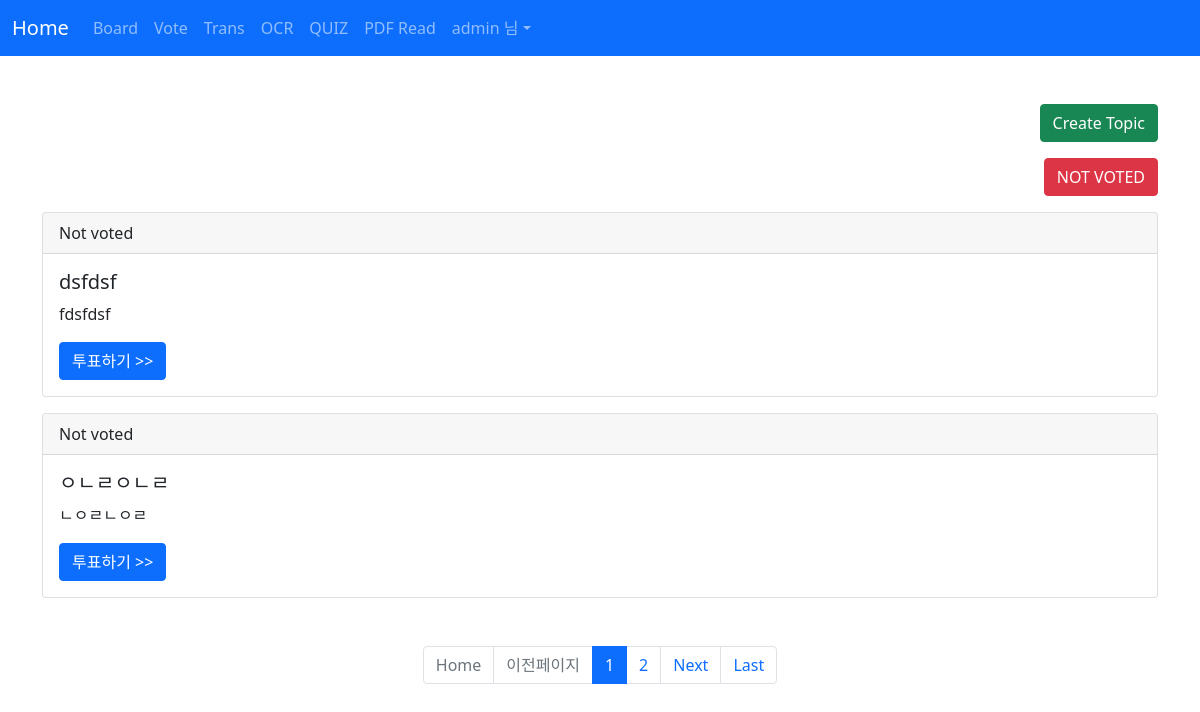
The app's page /vote/ (signed in) with its own data.
### acc/models.py (models this page shows)
class User(AbstractUser):
    userpic = models.ImageField(upload_to="usr/%y", blank=True)
    nickname = models.CharField(max_length=30, blank=True)
    comment = models.TextField(blank=True)
    point = models.IntegerField(default=0)
    pass

### vote/models.py (models this page shows, shortened)
class Topic(models.Model):
    subject = models.CharField(max_length=100)
    writer = models.CharField(max_length=100)
    writer_pic = models.ImageField()
    comment = models.TextField()
    voter = models.ManyToManyField(User, blank=True)
    c_time = models.DateTimeField(null=True)

### vote/views.py (the view)
# urls.py: path('', views.index, name="index"),
def index(request):
    page = request.GET.get("page", 1)
    t = Topic.objects.order_by('-c_time')
    pag = Paginator(t,2)
    obj = pag.get_page(page)
    context = {
        "con" : obj
    }
    return render(request,'vote/index.html', context)

### template/vote/index.html (shortened to what this page needs)
{% extends 'base.html' %}
{% block content %}
{% load mathfilters %}
<div class="container mt-5 mt-3">
    <div class="text-end">
        <a href="{% url 'vote:create' %}"><button class="btn btn-success">Create Topic</button></a>
    </div>
    <div class="text-end mt-3">
        <a href="{% url 'vote:create' %}"><button class="btn btn-danger">NOT VOTED</button></a>
    </div>
    {% for i in con %}
        <div class="card mt-3">
            {% if user in i.voter.all %}
                <div class="card-header" style="background-color: rgb(103, 241, 195, 0.7);">
                    √ Voted
                </div>
            {% else %}
                <div class="card-header">
                    Not voted
                </div>
            {% endif %}
            <div class="card-body">
                <h5 class="card-title">{{ i.subject }}</h5>
                <p class="card-text">{{ i.comment }}</p>
                <a href="{% url 'vote:detail' i.id %}" class="btn btn-primary">투표하기 >></a>
            </div>
        </div>
    {% endfor %}
    <nav aria-label="Page navigation example">
        <ul class="pagination mt-5 justify-content-center">
            {% if con.has_previous %}
                <li class="page-item">
                    <a class="page-link" href="{% url 'vote:index' %}?page=1">Home</a>
                </li>
                <li class="page-item">
                    <a class="page-link" href="{% url 'vote:index' %}?page={{con.previous_page_number}}">Previous</a>
                </li>
            {% else %}
                <li class="page-item disabled">
                    <a class="page-link" href="{% url 'vote:index' %}?page=1">Home</a>
                </li>
                <li class="page-item disabled">
                    <a class="page-link">이전페이지</a>
                </li>
            {% endif %}
            {% for i in con.paginator.page_range %}
                {% if i >= con.number|sub:1|intdiv:2|mul:2|add:1 and i <= con.number|sub:1|intdiv:2|mul:2|add:2 %}
                    {% if i == con.number %}
                        <li class="page-item active"><a class="page-link" href="{% url 'vote:index' %}?page={{i}}">{{i}}</a></li>
                    {% else %}
                        <li class="page-item"><a class="page-link" href="{% url 'vote:index' %}?page={{i}}">{{i}}</a></li>
                    {% endif %}
                {% endif %}
            {% endfor %}
            {% if con.has_next %}
                <li class="page-item">
                    <a class="page-link" href="{% url 'vote:index' %}?page={{con.next_page_number}}">Next</a>
                </li>
                <li class="page-item">
                    <a class="page-link" href="{% url 'vote:index' %}?page={{con.paginator.num_pages}}">Last</a>
                </li>
            {% endif %}
        </ul>
    </nav>
</div>
{% endblock %}

### template/base.html (shortened to what this page needs)
<!doctype html>
<html lang="en">
<head>
    <link href="https://cdn.jsdelivr.net/npm/bootstrap@5.1.1/dist/css/bootstrap.min.css" rel="stylesheet">
</head>
<body>
    {% if request.user.is_authenticated %}
        <nav class="navbar navbar-expand-lg navbar-dark bg-primary">
            <div class="container-fluid">
            <a class="navbar-brand" href="{% url 'acc:index' %}">Home</a>
                <div class="collapse navbar-collapse" id="navbarNavDropdown">
                    <ul class="navbar-nav">
                        <li class="nav-item">
                            <a class="nav-link" href="{% url 'board:index' %}">Board</a>
                        </li>
                        <li class="nav-item">
                            <a class="nav-link" href="{% url 'vote:index' %}">Vote</a>
                        </li>
                        <li class="nav-item">
                            <a class="nav-link" href="{% url 'trans:index' %}">Trans</a>
                        </li>
                        <li class="nav-item">
                            <a class="nav-link" href="{% url 'ocr:index' %}">OCR</a>
                        </li>
                        <li class="nav-item">
                            <a class="nav-link" href="{% url 'quiz:index' %}">QUIZ</a>
                        </li>
                        <li class="nav-item">
                            <a class="nav-link" href="{% url 'pdfread:index' %}">PDF Read</a>
                        </li>
                        <li class="nav-item dropdown">
                            <a class="nav-link dropdown-toggle" href="#" id="navbarDropdown" role="button" data-bs-toggle="dropdown" aria-expanded="false">{{ user.username }} 님</a>
                        </li>
                    </ul>
                </div>
            </div>
        </nav>
        {% block content %}{% endblock %}
    {% endif %}
</body>
</html>

### records on screen
User: username "admin"
Topic: shows "Not voted", subject "dsfdsf", comment "fdsfdsf"
Topic: shows "Not voted", subject "ㅇㄴㄹㅇㄴㄹ", comment "ㄴㅇㄹㄴㅇㄹ"

### other values on screen
{{ i }} "1"
{{ i }} "2"
